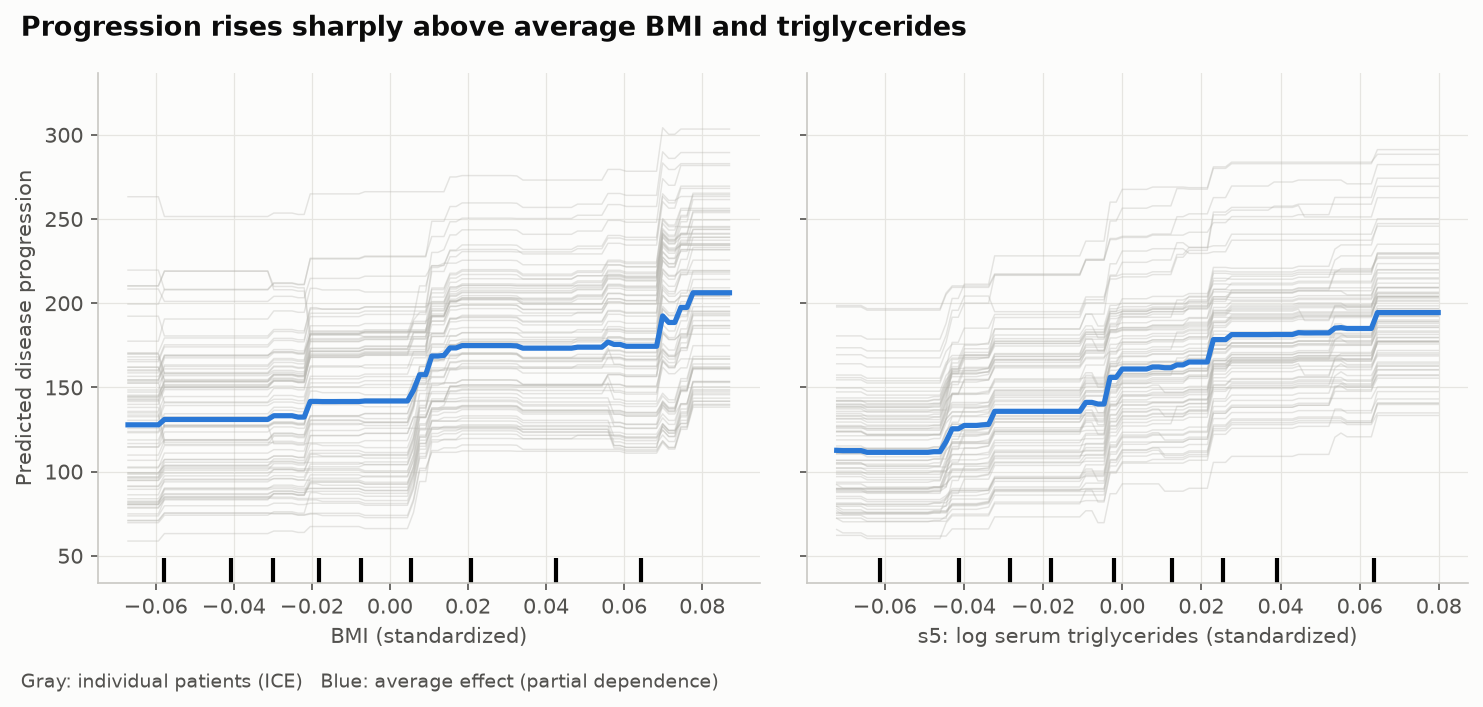

Generate this figure with Python:
"""
Partial Dependence & ICE Plot  -  family: Multivariate & ML

DESIGN PURPOSE
Shows how a model's prediction changes as one feature varies while the others
stay at their observed values. Thin ICE lines trace individual cases and the
bold line is their average (partial dependence), which exposes the shape of a
feature's effect: linear, threshold, plateau or interaction.

WHEN TO USE
  - Explain the shape of a feature's effect in a black-box model (gradient
    boosting, random forest)
  - Check for thresholds or saturation that a linear model would miss
  - Spot interactions (ICE lines that are not parallel)

AVOID WHEN
  - The feature is strongly correlated with others (the model gets evaluated
    on impossible combinations)
  - You need effects for more than ~2 features at once

ALTERNATIVES
  - SHAP dependence plot
  - Accumulated local effects (ALE) plot, which copes better with correlated
    features

EXAMPLE
A gradient-boosting model of disease progression one year after baseline,
fitted to the real Diabetes dataset bundled with scikit-learn (load_diabetes,
442 patients, standardized features). The panels show BMI and the serum
triglycerides measure (s5).

Run:  python partial_dependence.py
"""
import sys
from pathlib import Path

import numpy as np
import pandas as pd
import matplotlib.pyplot as plt

# Library style: categorical colors in fixed order, recessive axes, hairline grid.
PALETTE = ["#2a78d6", "#eb6834", "#1baf7a", "#eda100",
           "#e87ba4", "#008300", "#6250d6", "#e34948"]
SEQ_CMAP = "Blues"      # sequential: one hue, light -> dark
DIV_CMAP = "RdBu_r"     # diverging: two opposite hues, neutral midpoint
GRAY = "#b8b7b1"        # de-emphasised marks
plt.rcParams.update({
    "figure.figsize": (8, 4.8), "figure.dpi": 110, "figure.facecolor": "#fcfcfb",
    "axes.facecolor": "#fcfcfb", "axes.edgecolor": "#c9c8c3", "axes.linewidth": 0.8,
    "axes.spines.top": False, "axes.spines.right": False,
    "axes.grid": True, "grid.color": "#e6e5e1", "grid.linewidth": 0.6, "axes.axisbelow": True,
    "axes.prop_cycle": plt.cycler(color=PALETTE),
    "axes.titlesize": 13, "axes.titleweight": "bold", "axes.titlelocation": "left",
    "axes.labelcolor": "#52514e", "xtick.color": "#52514e", "ytick.color": "#52514e",
    "text.color": "#0b0b0b", "font.size": 10, "lines.linewidth": 2,
    "legend.frameon": False,
})

from sklearn.datasets import load_diabetes
from sklearn.ensemble import GradientBoostingRegressor
from sklearn.inspection import PartialDependenceDisplay

# --- Example data ------------------------------------------------------------
diab = load_diabetes(as_frame=True)
X, y = diab.data, diab.target
model = GradientBoostingRegressor(n_estimators=300, max_depth=2, learning_rate=0.05,
                                  random_state=0).fit(X, y)
print(f"R² on training data: {model.score(X, y):.2f}")
X.describe().loc[["mean", "std"], ["bmi", "s5"]].round(3)

# --- Plot --------------------------------------------------------------------
fig, axes = plt.subplots(1, 2, figsize=(10, 4.6), sharey=True)
PartialDependenceDisplay.from_estimator(
    model, X, ["bmi", "s5"], kind="both", subsample=80, random_state=0, ax=axes,
    ice_lines_kw={"color": "#b8b7b1", "alpha": 0.35, "linewidth": 0.7},
    pd_line_kw={"color": PALETTE[0], "linewidth": 2.5, "linestyle": "-"})
for ax, name in zip(axes, ["BMI (standardized)", "s5: log serum triglycerides (standardized)"]):
    ax.set_xlabel(name)
    ax.grid(True, color="#e6e5e1", linewidth=0.6)
    leg = ax.get_legend()
    if leg:
        leg.remove()
axes[0].set_ylabel("Predicted disease progression")
axes[1].set_ylabel("")
fig.suptitle("Progression rises sharply above average BMI and triglycerides",
             x=0.02, ha="left", fontsize=13, fontweight="bold")
fig.text(0.02, 0.005, "Gray: individual patients (ICE)   Blue: average effect (partial dependence)",
         fontsize=9, color="#52514e")
fig.tight_layout(rect=(0, 0.03, 1, 1))

# --- Save / show -------------------------------------------------------------
out = Path(__file__).with_name(Path(__file__).stem + ".png")
fig.savefig(out, dpi=150, bbox_inches="tight")
print(f"saved {out}")
if "--no-show" not in sys.argv:
    plt.show()
